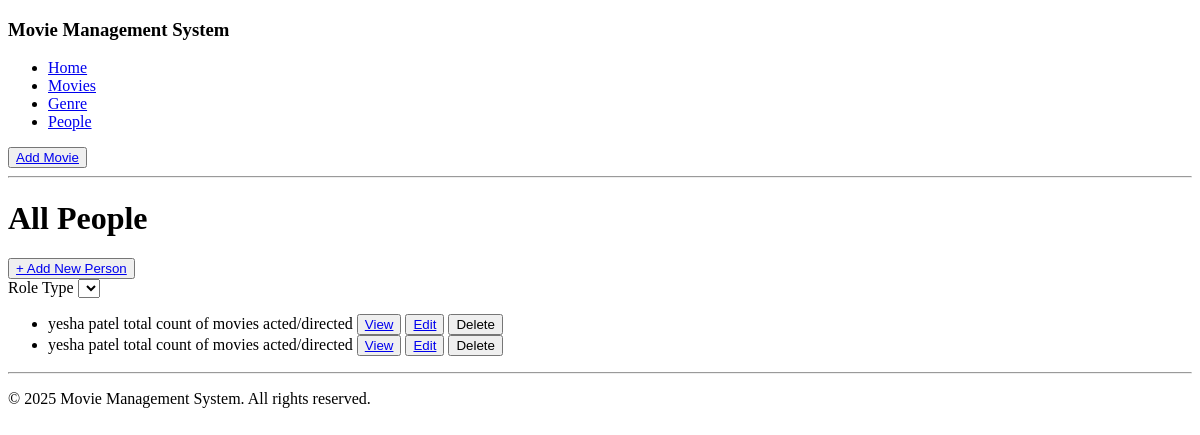
Page /movies/peoplepage/ on the earlier database version.
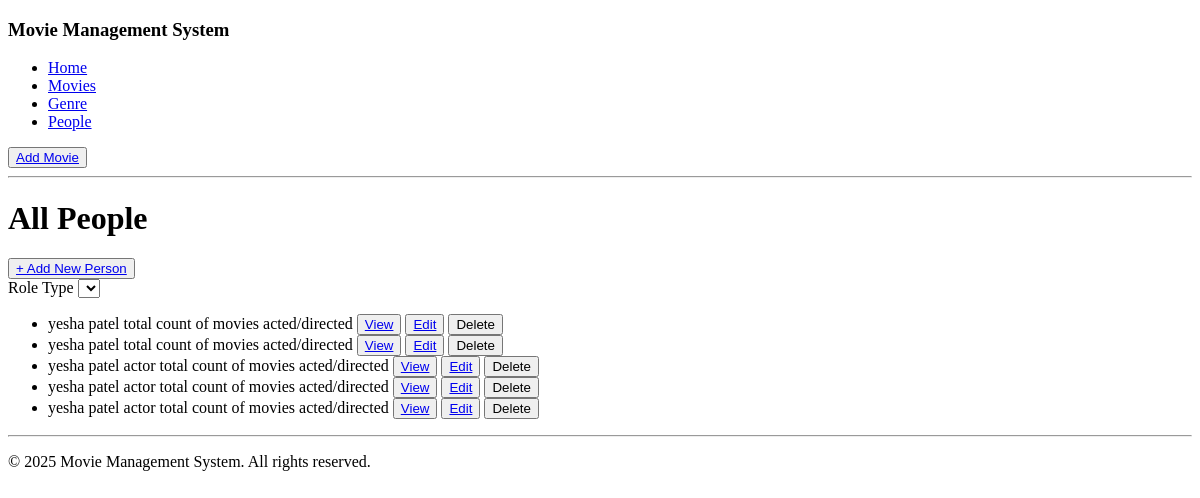
Same page on the later database version.
### movies/models.py (models this page shows, shortened)
class Person(models.Model):
    class Role(models.TextChoices):
        ACTOR = 'actor', 'Actor'
        DIRECTOR = 'director', 'Director'
        WRITER = 'writer', 'Writer'
    person_name = models.CharField(max_length=100)
    role_type = models.CharField(max_length=10, choices=Role.choices)
    bio = models.TextField(null=True, blank=True)
    birth_date = models.DateField(null=True, blank=True)

### movies/views.py (the view)
# urls.py: path('peoplepage/', views.PeoplePageView.as_view(), name='people'),
class PeoplePageView(TemplateView):
    template_name = 'movies/people.html'
    def get_context_data(self, **kwargs):
        context = super().get_context_data(**kwargs)
        context['people'] = Person.objects.all() # & Person.Role.choices # have to add query
        return context

### movies/templates/movies/people.html (shortened to what this page needs)
{% extends 'movies/base.html' %}
{% block content %}
<div class="people-container">
    <div class="head-content">
        <h1>All People</h1>
        <button><a class="nav-link" href="{% url 'movies:addpeople' %}">+ Add New Person</a></button>
    </div>
    <div class="role-type">
        <label for="role_type">Role Type</label>
        <select id="role_type" name="role_type">
        </select>
    </div>
    <div class="people-section">
        {% if people %}
        <ul>
            {% for person in people %}
            <li>
                {{ person.person_name }}
                {% if person.role_type %}{{ person.role_type }}{% endif %}
                total count of movies acted/directed
                <button><a href="{% url 'movies:personDetail' %}">View</a></button>
                <button><a href="{% url 'movies:addpeople' %}">Edit</a></button>
                <button>Delete</a></button>
            </li>
            {% empty %}
            <p>No person found.</p>
            {% endfor %}
        </ul>
        {% endif %}
    </div>
</div>
{% endblock content %}

### movies/templates/movies/base.html (shortened to what this page needs)
<!DOCTYPE html>
<html lang="en">
<head>
</head>
<body>
    <div class="whole-container">
        <div class="navbar">
            <div><h3>Movie Management System</h3></div>
            <div class="navbar-navitems">
                <ul>
                    <li class="nav-item">
                        <a class="nav-link" href="{% url 'movies:home' %}">Home</a>
                    </li>
                    <li class="nav-item">
                        <a class="nav-link" href="{% url 'movies:movie' %}">Movies</a>
                    </li>
                    <li class="nav-item">
                        <a class="nav-link" href="{% url 'movies:genre' %}">Genre</a>
                    </li>
                    <li class="nav-item">
                        <a class="nav-link" href="{% url 'movies:people' %}">People</a>
                    </li>
                </ul>
            </div>
            <div class="add-movie-btn">
                <button><a href="{% url 'movies:addmovie' %}">Add Movie</a></button>
            </div>
        </div>
        <hr>
        <div class="main-content">
                {% block content %}
                {% endblock %}
        </div>
        <footer>
            <hr>
            <p>© 2025 Movie Management System. All rights reserved.</p>
        </footer>
    </div>
  </body>
</html>

Differences in the rows shown:
added Person: person_name "yesha patel", role_type "actor"
added Person: person_name "yesha patel", role_type "actor"
added Person: person_name "yesha patel", role_type "actor"
